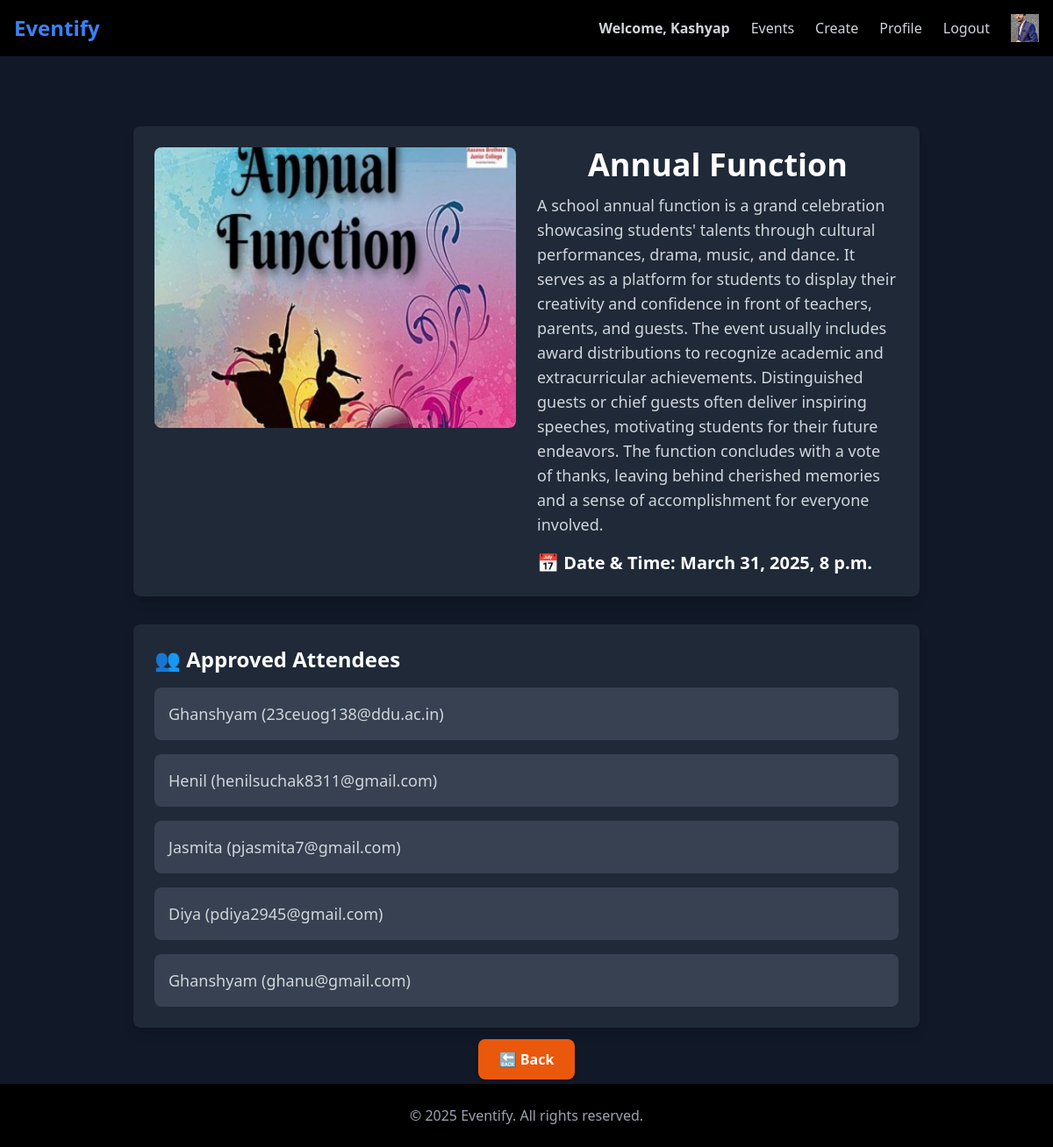
Page /event/past-event/31/ (signed in) on the committed database.
### user1/models.py (models this page shows, shortened)
class CustomUser(AbstractBaseUser, PermissionsMixin):
    email = models.EmailField(unique=True)  # Unique identifier
    name = models.CharField(max_length=50)
    phone_number = models.CharField(max_length=15, blank=True, null=True)
    profile_picture = models.ImageField(upload_to="profile_pics/", blank=True, null=True, default="profile_pics/default_profile.png")
    date_of_birth = models.DateField(blank=True, null=True)
    is_active = models.BooleanField(default=True)
    is_staff = models.BooleanField(default=False)  # Required for admin login
    objects = CustomUserManager()
    USERNAME_FIELD = "email"
    REQUIRED_FIELDS = ["name"]

### event/models.py (models this page shows, shortened)
class Event(models.Model):
    title = models.CharField(max_length=200)
    description = models.TextField()
    location = models.CharField(max_length=255)
    date_time = models.DateTimeField()
    attendees = models.ManyToManyField(Attendee, related_name='events', blank=True)
    image = models.ImageField(upload_to='event_images/', null=True, blank=True)
    max_attendees = models.PositiveIntegerField(default=100)
    organizer = models.ForeignKey(CustomUser, on_delete=models.CASCADE, related_name="organized_events", null=True, blank=True)

class Attendee(models.Model):
    name = models.CharField(max_length=100)
    email = models.EmailField(unique=True)
    phone_no = models.CharField(max_length=15, null=True, blank=True)

### event/views.py (the view)
# urls.py: path("past-event/<int:event_id>/", views.past_event_details, name="past_event_details"), #15 past event details
def past_event_details(request, event_id):
    event = get_object_or_404(Event, id=event_id)
    if event.date_time >= timezone.now():
        return redirect("event:event_details", event_id=event.id)
    return render(request, "event/past_event_details.html", {"event": event})

### event/templates/event/past_event_details.html (shortened to what this page needs)
{% extends "layout.html" %}
{% block content %}
    <div class="min-h-screen bg-gray-900 text-white flex flex-col items-center p-4">
        <div class="mt-16 p-6 bg-gray-800 shadow-lg rounded-lg max-w-4xl w-full">
            <div class="grid grid-cols-1 md:grid-cols-2 gap-6 md:items-start">
                {% if event.image %}
                    <img src="{{ event.image.url }}" alt="{{ event.title }}" class="rounded-lg w-full h-80 object-cover">
                {% else %}
                    <div class="w-full h-80 bg-gray-600 flex items-center justify-center text-gray-300">
                        No Image Available
                    </div>
                {% endif %}
                <div class="w-full min-w-0">
                    <h1 class="text-4xl font-extrabold text-orange-400 break-words">{{ event.title }}</h1>
                    <p class="text-gray-300 mt-3 text-lg break-words break-all overflow-hidden w-full">
                        {{ event.description }}
                    </p>
                    <p class="text-xl font-semibold text-gray-100 mt-4">📅 Date & Time: {{ event.date_time }}</p>
                </div>
            </div>
        </div>
        {% if request.user == event.organizer %}
            <div class="mt-8 p-6 bg-gray-800 shadow-lg rounded-lg max-w-4xl w-full border border-gray-700">
                <h2 class="text-2xl font-bold text-gray-100 mb-4">👥 Approved Attendees</h2>
                {% if event.attendees.all %}
                    <ul class="list-none space-y-4">
                        {% for attendee in event.attendees.all %}
                            <li class="bg-gray-700 p-4 rounded-lg shadow-sm border border-gray-600">
                                <span class="text-lg text-gray-300 font-medium">{{ attendee.name }} ({{ attendee.email }})</span>
                            </li>
                        {% endfor %}
                    </ul>
                {% else %}
                    <p class="text-gray-400 text-lg mt-3">No approved attendees.</p>
                {% endif %}
            </div>
        {% endif %}
        <div class="mt-6 text-center">
            <a href="{{ request.GET.next|default:'{% url "event:event_list" %}' }}"
               class="bg-orange-600 hover:bg-orange-700 text-white font-semibold px-6 py-3 rounded-lg shadow-md transition-all duration-300 ease-in-out">
                🔙 Back
            </a>
        </div>
    </div>
{% endblock %}

### templates/layout.html (shortened to what this page needs)
{% load static tailwind_tags %}
{% load static %}
<!DOCTYPE html>
<html lang="en">
<head>
    {% tailwind_css %}
    <link rel="stylesheet" href="{% static 'style.css' %}">
</head>
<body class="bg-black text-white">
    <nav class="w-full bg-black shadow-md p-4 flex justify-between items-center">
        <h1 class="text-2xl font-bold text-blue-500">
            <a href="{% url 'event:home' %}">Eventify</a>
        </h1>
        <div class="flex items-center space-x-6 text-gray-300">
            {% if request.user.is_authenticated %}
                <a href="{% url 'event:home' %}" class="text-blue-400 font-semibold">Welcome, {{ request.user.name }}</span>
                <a href="{% url 'event:event_list' %}" class="hover:text-orange-400 font-medium">Events</a>
                <a href="{% url 'event:create_event' %}" class="hover:text-orange-400 font-medium">Create</a>
                <a href="{% url 'event:profile' %}" class="hover:text-orange-400 font-medium">Profile</a>
                <form method="POST" action="{% url 'logout' %}" class="inline">
                    <button type="submit" onclick="return confirmLogout()"
                            class="hover:text-red-400 font-medium">
                        Logout
                    </button>
                </form>
                <img src="{{ request.user.profile_picture.url }}" alt="Profile"
                    class="rounded-full border border-gray-500 object-cover"
                    style="width: 32px; height: 32px;">
            {% else %}
                <a href="{% url 'login' %}" class="hover:text-orange-400 font-medium">Login</a>
            {% endif %}
        </div>
    </nav>
    {% block content %}{% endblock %}
    <footer class="w-full bg-black p-6 space-y-6 text-center text-gray-400">
        © 2025 Eventify. All rights reserved.
    </footer>
</body>
</html>

### static/style.css (style rules this page uses)
body { background-color: rgb(23, 23, 26); color: rgb(137, 139, 141); }
h1 { text-align: center; font-size: 2em; }

### rows in the picture
CustomUser: user.name "Kashyap", user.profile_picture (picture)
Event: image (picture), title "Annual Function", description "A school annual function is a grand celebration showcasing students' talents through cultural performances, drama, music, and dance. It serves as a platform for students to display their creativity and confidence in front of teachers, parents, and guests. The event usually includes award distributions to recognize academic and extracurricular achievements. Distinguished guests or chief guests often deliver inspiring speeches, motivating students for their future endeavors. The function concludes with a vote of thanks, leaving behind cherished memories and a sense of accomplishment for everyone involved.", date_time "March 31, 2025, 8 p.m."
Attendee: name "Ghanshyam", email "23ceuog138@ddu.ac.in"
Attendee: name "Henil", email "henilsuchak8311@gmail.com"
Attendee: name "Jasmita", email "pjasmita7@gmail.com"
Attendee: name "Diya", email "pdiya2945@gmail.com"
Attendee: name "Ghanshyam", email "ghanu@gmail.com"
